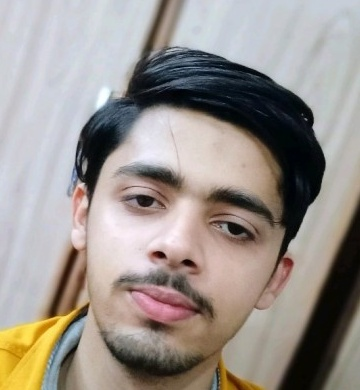
#> input picture original_rgb.jpg, 360 x 390 px, given in place of image.png, which was not available
$ python computer_vision_assignment_1.py
#> lines starting #> are read from the running program, lines starting #| are printed output that depends on the picture; pictures that were not available may be replaced by others from this repository, and a replacement may not be noted
# -*- coding: utf-8 -*-
"""Computer Vision Assignment 1.ipynb

Automatically generated by Colab.

Original file is located at
    https://colab.research.google.com/drive/1fxcdwP272X2OSxWl1YqCcWseiTva0nso

## Step 1: Import Required Libraries

In this step, we import the necessary Python libraries for image processing and visualization. OpenCV (`cv2`) is used for image processing operations, NumPy is used for numerical operations, and Matplotlib is used to display images.
"""

import cv2
import numpy as np
import matplotlib.pyplot as plt

"""## Step 2: Upload the Image

In this step, the input image is uploaded to Google Colab. The image file used for this assignment is named `image.png`. The uploaded image will be used for all the image processing operations performed in the following steps.
"""

from google.colab import files

uploaded = files.upload()
#> the answer given: original_rgb.jpg

"""## Step 3: Load and Display the Original RGB Image

In this step, the image is loaded using OpenCV. OpenCV normally reads images in BGR (Blue, Green, Red) format, so the image is converted from BGR to RGB format. The original color image is then displayed using Matplotlib.
"""

image = cv2.imread("image.png")
#> image is the input picture: shape (390, 360, 3); mean B, G, R 141.3, 147.1, 154.6

# Convert BGR to RGB
rgb_image = cv2.cvtColor(image, cv2.COLOR_BGR2RGB)

plt.figure(figsize=(8, 6))
plt.imshow(rgb_image)
plt.title("Original RGB Image")
plt.axis("off")
plt.show()

"""## Step 4: Inspect Image Dimensions

In this step, the dimensions of the input image are examined. We find the image height, width, and number of color channels. A color RGB image normally has three channels: Red, Green, and Blue. The shape of the image is displayed to understand its size and structure.
"""

height, width, channels = rgb_image.shape
#> height = 390; width = 360; channels = 3

print("Height:", height)
#| Height: 390
print("Width:", width)
#| Width: 360
print("Channels:", channels)
#| Channels: 3
print("Image Shape:", rgb_image.shape)
#| Image Shape: (390, 360, 3)

"""## Step 5: Inspect Pixel Values

In this step, we examine the RGB pixel values at a specific location in the image. The pixel at coordinates (100, 100) is selected, and its Red, Green, and Blue intensity values are displayed. Each channel has a value between 0 and 255.
"""

pixel = rgb_image[100, 100]
#> pixel = [250, 255, 255]

print("Pixel value at (100, 100):", pixel)
#| Pixel value at (100, 100): [250 255 255]
print("Red:", pixel[0])
#| Red: 250
print("Green:", pixel[1])
#| Green: 255
print("Blue:", pixel[2])
#| Blue: 255

"""## Step 6: Convert RGB Image to Grayscale

In this step, the original RGB image is converted into a grayscale image using OpenCV. A grayscale image contains only intensity information instead of separate Red, Green, and Blue channels. Therefore, the grayscale image has only two dimensions: height and width.
"""

gray_image = cv2.cvtColor(rgb_image, cv2.COLOR_RGB2GRAY)
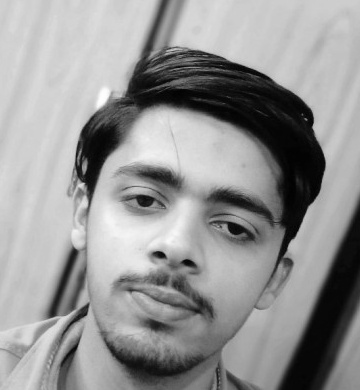
#> gray_image: shape (390, 360); min 1, max 254, mean 148.7

print("Original shape:", rgb_image.shape)
#| Original shape: (390, 360, 3)
print("Grayscale shape:", gray_image.shape)
#| Grayscale shape: (390, 360)

plt.figure(figsize=(8, 6))
plt.imshow(gray_image, cmap="gray")
plt.title("Grayscale Image")
plt.axis("off")
plt.show()

"""## Step 7: Apply Gaussian Blur

In this step, Gaussian Blur is applied to the grayscale image. Gaussian Blur is an image smoothing technique that reduces noise and small details by averaging nearby pixels. A 5×5 Gaussian kernel is used in this operation.
"""

gaussian_blur = cv2.GaussianBlur(gray_image, (5, 5), 0)

plt.figure(figsize=(8, 6))
plt.imshow(gaussian_blur, cmap="gray")
plt.title("Gaussian Blur")
plt.axis("off")
plt.show()

"""## Step 8: Apply Histogram Equalization

In this step, histogram equalization is applied to the grayscale image. This technique improves the contrast of an image by redistributing the intensity values. It can make details more visible, especially when the original image has low or uneven contrast.
"""

hist_equalized = cv2.equalizeHist(gray_image)
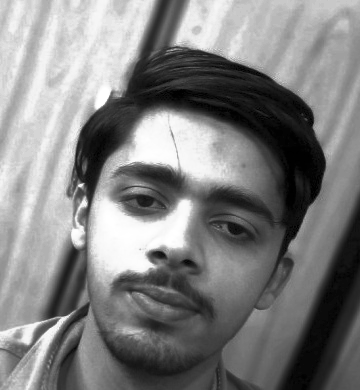
#> hist_equalized: shape (390, 360); min 0, max 255, mean 128.5

plt.figure(figsize=(8, 6))
plt.imshow(hist_equalized, cmap="gray")
plt.title("Histogram Equalization")
plt.axis("off")
plt.show()

"""## Step 9: Comparison of Original and Processed Images

In this step, the original RGB image, grayscale image, Gaussian-blurred image, and histogram-equalized image are displayed together. This allows us to visually compare the effect of each image processing operation.
"""

plt.figure(figsize=(12, 10))

plt.subplot(2, 2, 1)
plt.imshow(rgb_image)
plt.title("Original RGB Image")
plt.axis("off")

plt.subplot(2, 2, 2)
plt.imshow(gray_image, cmap="gray")
plt.title("Grayscale Image")
plt.axis("off")

plt.subplot(2, 2, 3)
plt.imshow(gaussian_blur, cmap="gray")
plt.title("Gaussian Blur")
plt.axis("off")

plt.subplot(2, 2, 4)
plt.imshow(hist_equalized, cmap="gray")
plt.title("Histogram Equalization")
plt.axis("off")

plt.tight_layout()
plt.show()
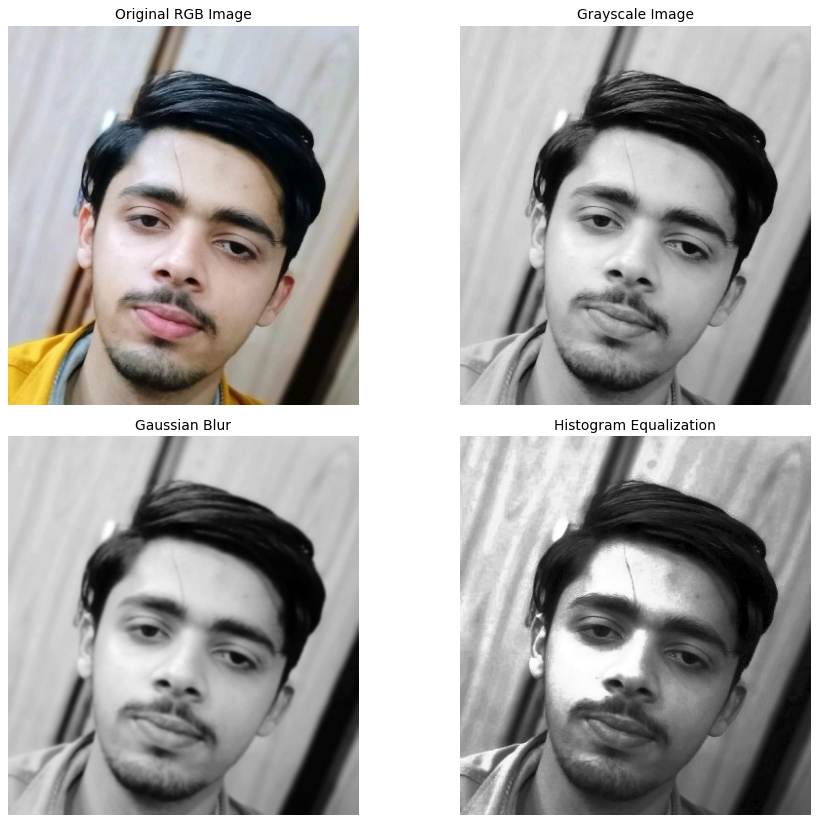
#> figure drawn by matplotlib, 4 panels

"""## Step 10: Save the Output Images

In this step, the original and processed images are saved as separate image files. These output files can be downloaded and included in the assignment report as evidence of the image processing results.
"""

cv2.imwrite(
    "original_rgb.jpg",
    cv2.cvtColor(rgb_image, cv2.COLOR_RGB2BGR)
)

cv2.imwrite("grayscale.jpg", gray_image)
cv2.imwrite("gaussian_blur.jpg", gaussian_blur)
cv2.imwrite("histogram_equalized.jpg", hist_equalized)

print("All images saved successfully.")

files.download("original_rgb.jpg")

files.download("grayscale.jpg")

files.download("gaussian_blur.jpg")

files.download("histogram_equalized.jpg")

"""# Computer Vision and Image Processing Assignment

## Objective

The objective of this assignment is to understand the basic concepts of Computer Vision and Image Processing and to perform basic image processing operations using Python and OpenCV.

In this practical work, an RGB image is loaded and analyzed by checking its dimensions and pixel values. The image is then converted into grayscale. Two image enhancement/filtering techniques, Gaussian Blur and Histogram Equalization, are applied. Finally, the original and processed images are compared to observe the effects of these operations.

## Tools and Libraries

- Python
- Google Colab
- OpenCV
- NumPy
- Matplotlib
"""
